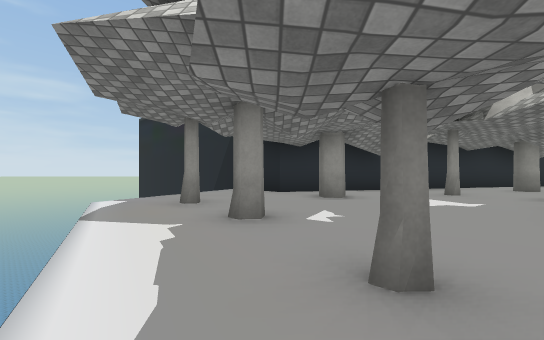
[1] (above)

17 first-person views from a walk through a Unity game level. The camera is 1.2 m above the floor, looks level and sees 90° across. The floor is counted in squares, 2 m on a side. Each view is taken from the middle of a square. On the plan, view 1 faces up. The plan holds only what a view shows up to about 9 squares ahead; the rest is blank. The place goes on beyond the plan. The player character is not drawn. Some surface patterns are stand-ins.

[2]
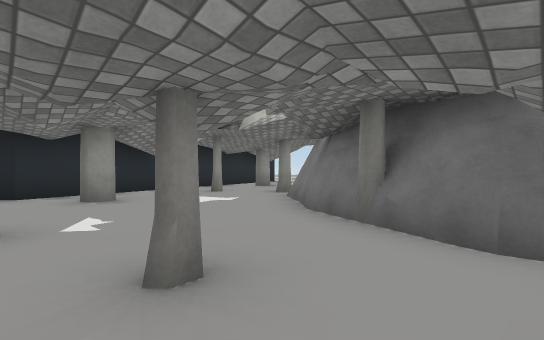

[3]
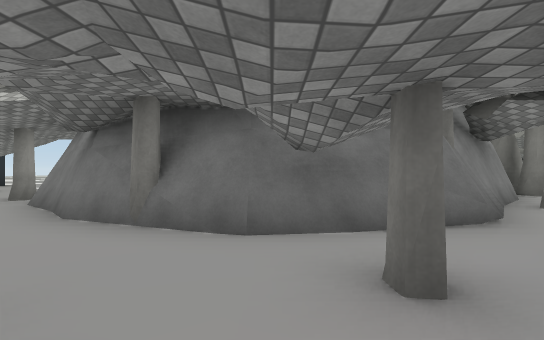

[4]
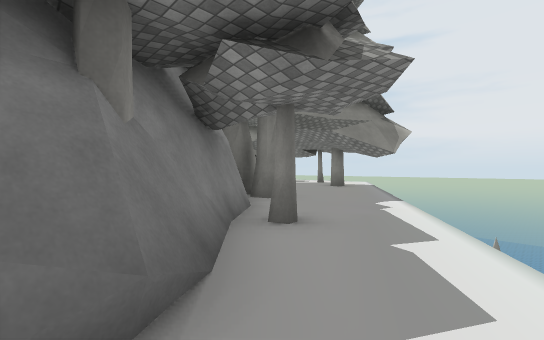

[5]
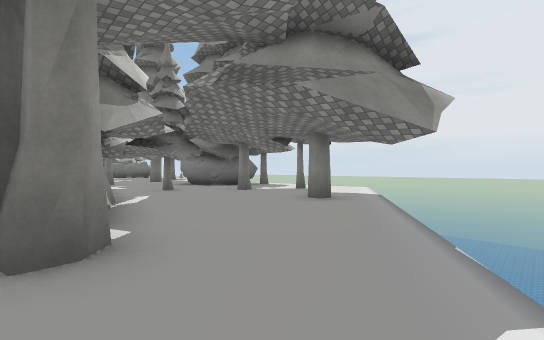

[6]
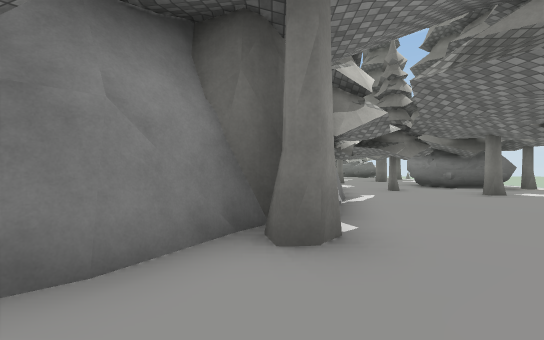

[7]
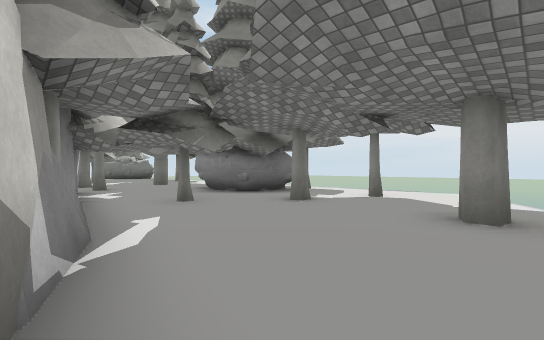

[8]
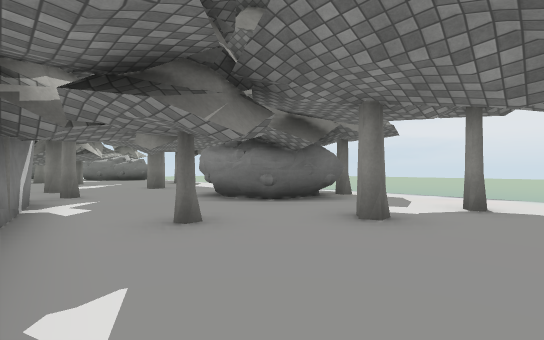

[9]
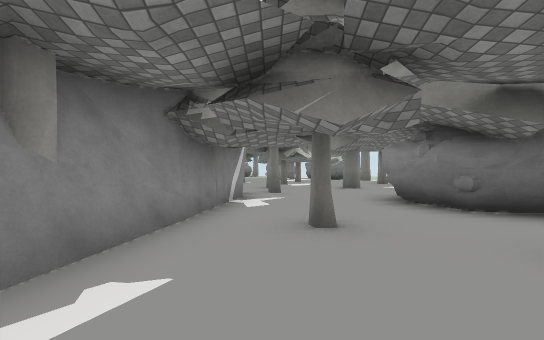

[10]
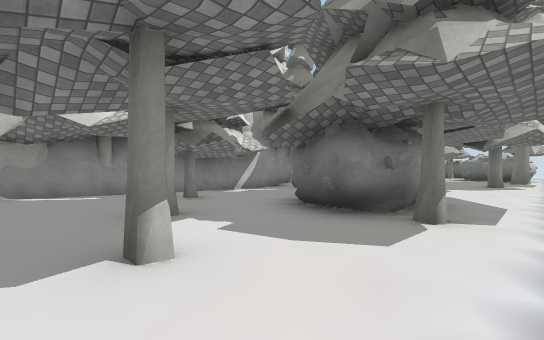

[11]
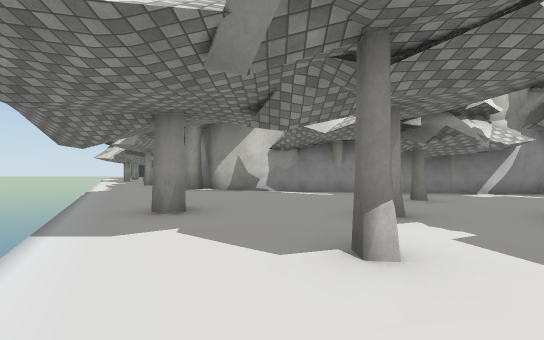

[12]
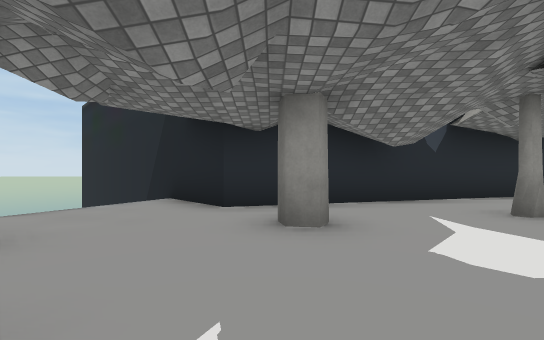

[13]
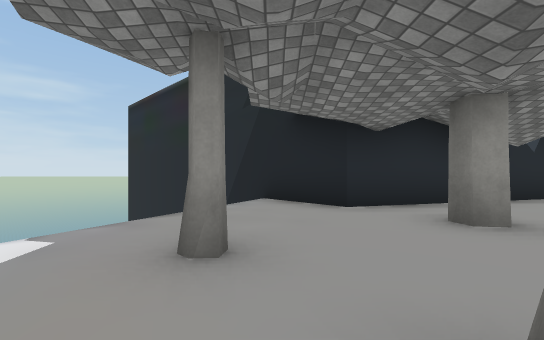

[14]
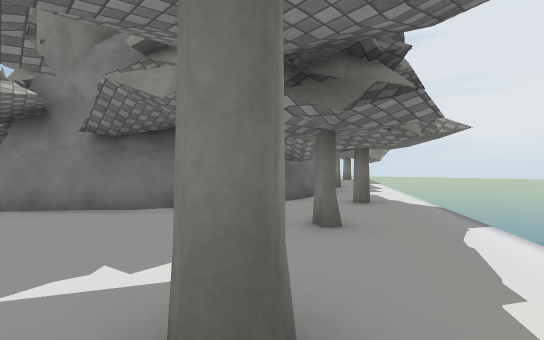

[15]
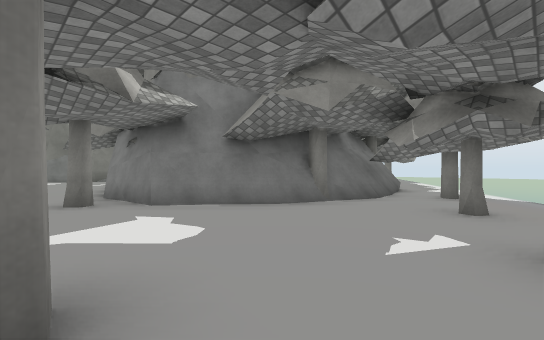

[16]
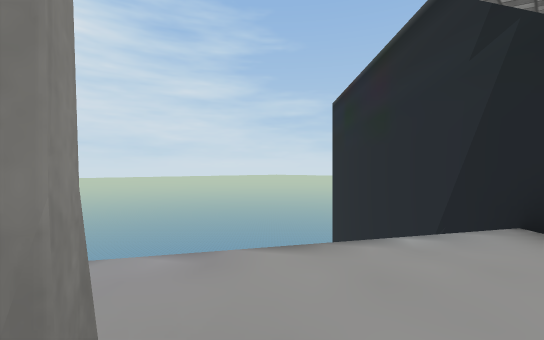

[17]
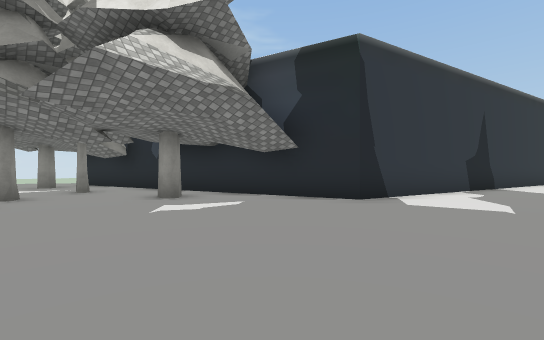

### Floor plan
Key: @ floor where view 1 was taken; # wall or solid block; . floor; v drop or lower ground.
Columns run from 5 left of view 1 to 20 right of it. Each row starts with its distance up from view 1.
 17                  #.
 16                 ##.
 15                 #..
 14                 #..
 13 ##              #..
 12 v##            ##..
 11  v##           #...
 10   v##      #####...
  9    v##  ####.......
  8    v.####...#......
  7    ......#.........
  6   v...#............
  5   v#......#........
  4   v..#....### ..
  3    ......##
  2    v..#..#
  1     v...##
  0     v@..##
 -1      v#.##
 -2       ..##
 -3       v..##
 -4        ..###
 -5        v...##
 -6         v..###
 -7         v....#####
 -8          v.......#####..
 -9           ...........#.#.
-10           v..............
-11            v#..#.........
-12            v......###..#
-13             v..#.##   ....
-14              ....##.......
-15               ............

Where each view was taken, in squares from view 1:
view 1: 0 up, 0 right, facing up
view 2: 0 up, 0 right, facing up-right
view 3: 0 up, 0 right, facing right
view 4: 2 down, 2 right, facing down-right
view 5: 6 down, 4 right, facing down-right
view 6: 6 down, 4 right, facing right
view 7: 7 down, 7 right, facing down-right
view 8: 8 down, 9 right, facing down-right
view 9: 9 down, 9 right, facing right
view 10: 15 down, 9 right, facing up-right
view 11: 15 down, 9 right, facing up
view 12: 3 up, 1 right, facing up
view 13: 3 up, 1 left, facing up
view 14: 4 up, 1 left, facing down-right
view 15: 6 up, 0 right, facing down-right
view 16: 5 up, 1 left, facing up-left
view 17: 5 up, 13 right, facing up-left
